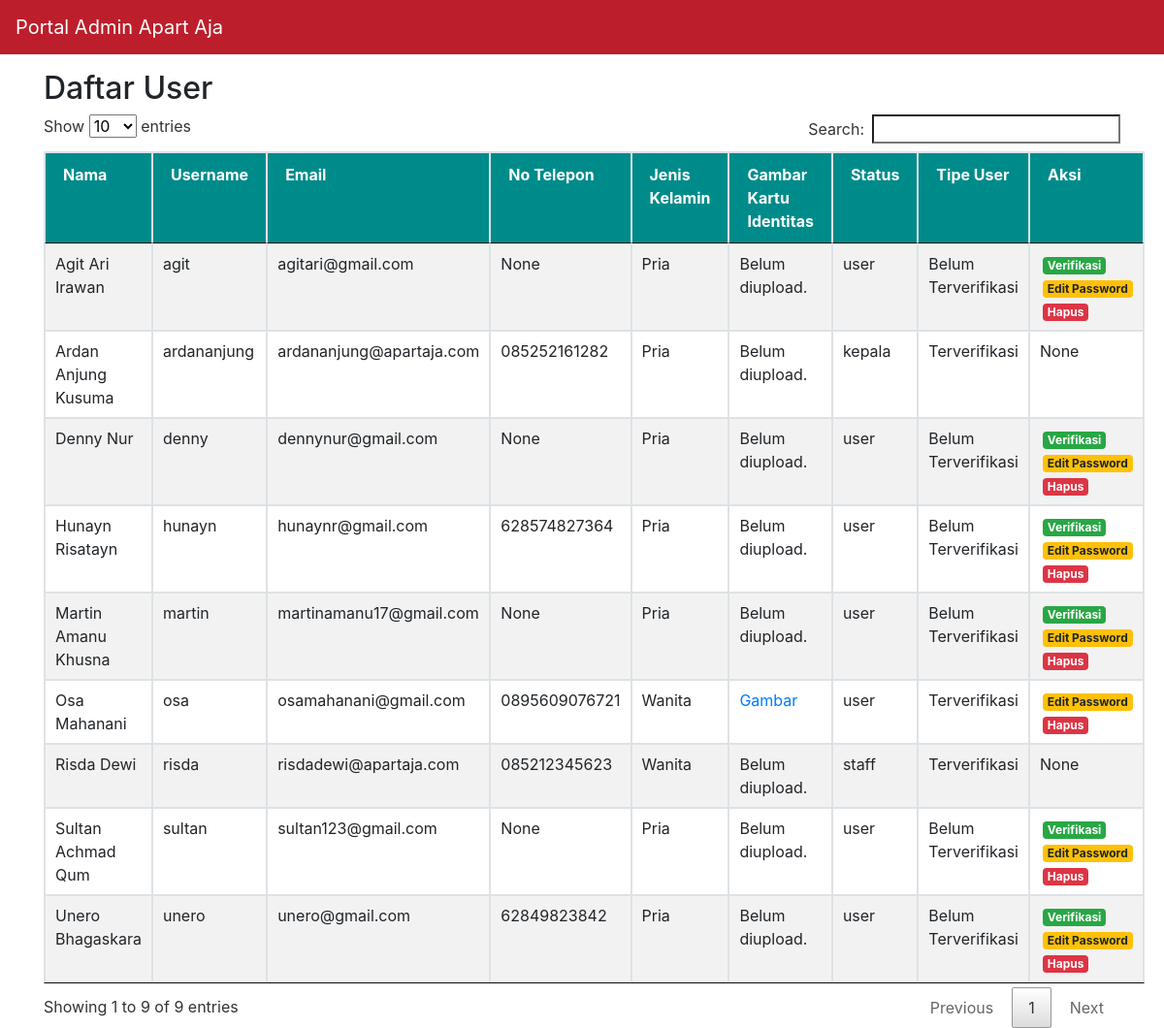
Page /index.php/admin on the earlier database version.
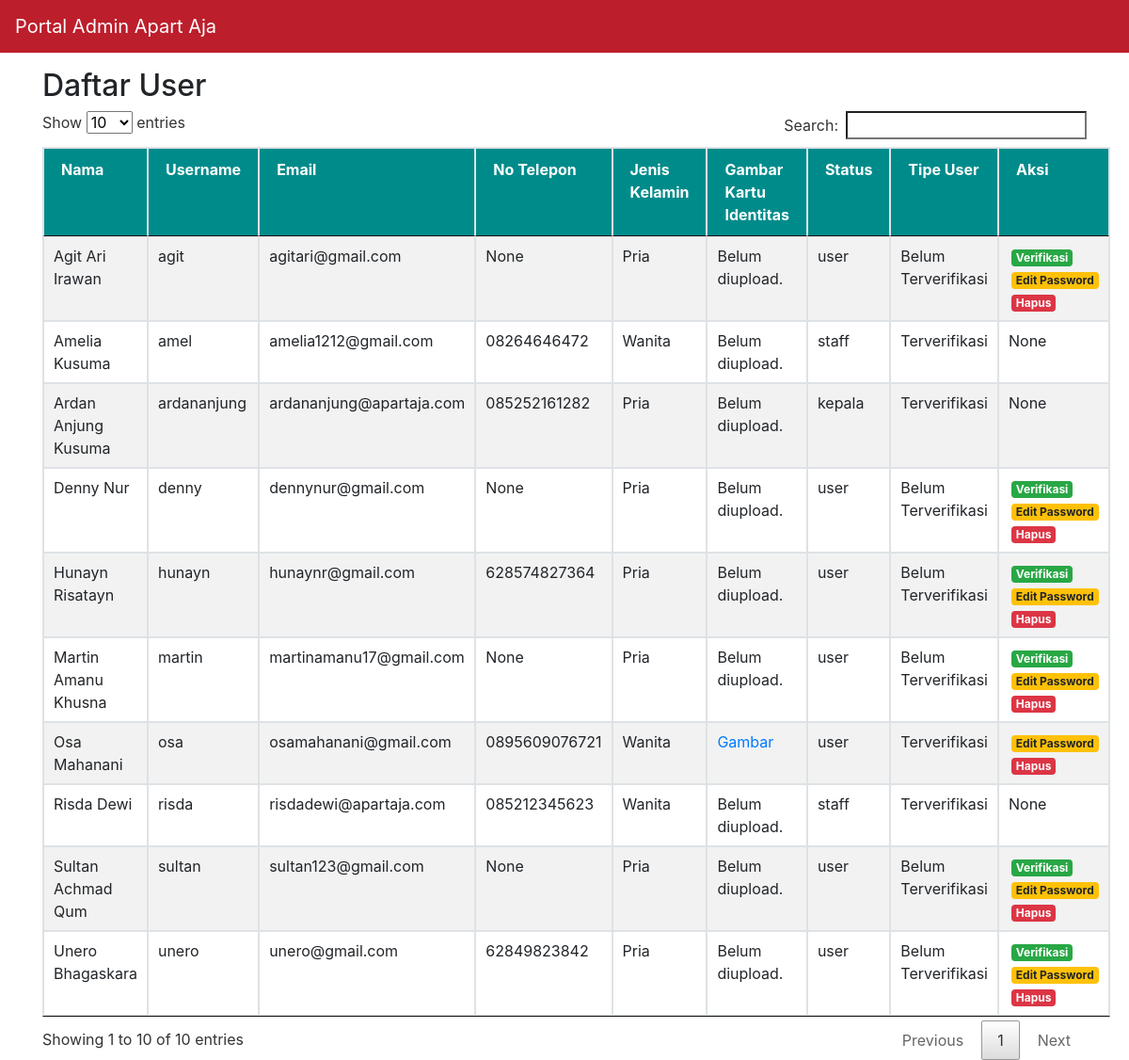
Same page on the later database version.
### tables this page shows
CREATE TABLE `user` (
  `id_user` int(11) NOT NULL,
  `nama` varchar(255) NOT NULL,
  `alamat` varchar(255) NOT NULL,
  `no_telpon` varchar(20) NOT NULL,
  `jenis_kelamin` varchar(50) NOT NULL,
  `email` varchar(255) NOT NULL,
  `username` varchar(100) NOT NULL,
  `password` varchar(100) NOT NULL,
  `gambar_kartu_identitas` text NOT NULL,
  `status_user` varchar(255) NOT NULL DEFAULT 'Belum Terverifikasi',
  `level` varchar(11) NOT NULL DEFAULT 'user'
);

### application/controllers/Admin.php (called while the page is built, shortened)
<?php
class Admin extends CI_Controller
{
    public function __construct()
    {
        $this->load->model('user_model');
        $this->load->model('pengelola_model');
        $this->load->model('admin_model');
    }
    public function index()
    {
        $data['user'] = $this->user_model->getAllUser();
        $this->load->view('templates/header-admin');
        $this->load->view('admin/data-user', $data);
        $this->load->view('templates/footer-admin');
    }
}

### index.php (called while the page is built, shortened)
<?php
require_once BASEPATH.'core/CodeIgniter.php';

### application/models/User_model.php (called while the page is built, shortened)
<?php
class user_model extends CI_Model
{
	public function getAllUser()
	{
		$query = $this->db->query("SELECT * FROM user");
		return $query->result_array();
	}
}

### application/views/admin/data-user.php (the view, shortened to what this page needs)
<div class="container">
    <div class="row mt-3">
        <div class="col-lg-12" style="margin: 0 auto;">
            <h2>Daftar User</h2>
            <table class="table table-striped table-bordered" id="listUser">
                <thead>
                    <tr style="background-color:darkcyan;color:white;font-weight:bold">
                        <td>Nama</td>
                        <td>Username</td>
                        <td>Email</td>
                        <td>No Telepon</td>
                        <td>Jenis Kelamin</td>
                        <td>Gambar Kartu Identitas</td>
                        <td>Status</td>
                        <td>Tipe User</td>
                        <td>Aksi</td>
                    </tr>
                </thead>
                <tbody>
                    <?php
                    foreach ($user as $usr) { ?>
                        <tr>
                            <td>
                                <?= $usr['nama'] ?>
                            </td>
                            <td>
                                <?= $usr['username'] ?>
                            </td>
                            <td>
                                <?= $usr['email'] ?>
                            </td>
                            <td>
                                <?= $usr['no_telpon'] ?>
                            </td>
                            <td>
                                <?= $usr['jenis_kelamin'] ?>
                            </td>
                            <td>
                                <?php
                                if ($usr['gambar_kartu_identitas'] == "None") {
                                    echo "Belum diupload.";
                                } else {
                                ?>
                                    <a href="<?= base_url() ?>assets/img/identitas/kartu_identitas/<?= $usr['gambar_kartu_identitas'] ?>" target="_blank">Gambar</a>
                                <?php
                                }
                                ?>
                            </td>
                            <td>
                                <?= $usr['level'] ?>
                            </td>
                            <td>
                                <?= $usr['status_user'] ?>
                            </td>
                            <td>
                                <?php
                                if ($usr['level'] == "user") {
                                    if ($usr['status_user'] == "Terverifikasi" or $usr['status_user'] == "Verifikasi Ditolak") {
                                    } else {
                                ?>
                                        <a class="badge badge-success" href="<?= base_url() ?>admin/verifikasiUser/<?= $usr['id_user'] ?>">Verifikasi</a>
                                    <?php
                                    }
                                    ?>
                                    <a class="badge badge-warning" href="<?= base_url() ?>admin//<?= $usr['id_user'] ?>">Edit Password</a>
                                    <a class="badge badge-danger" href="<?= base_url() ?>admin//<?= $usr['id_user'] ?>">Hapus</a>
                                <?php
                                } else {
                                    echo "None";
                                }
                                ?>
                            </td>
                        </tr>
                    <?php
                    }
                    ?>
                </tbody>
            </table>
        </div>
    </div>
</div>

Differences in the rows shown:
added user: nama "Amelia Kusuma", username "amel", email "amelia1212@gmail.com", no_telpon "08264646472", jenis_kelamin "Wanita", gambar_kartu_identitas "Belum diupload.", level "staff", status_user "Terverifikasi", shows "None"
Other differences:
text written by a page script: "Show entries Search: Showing 1 to 9 of 9 entries Previous 1 Next" → "Show entries Search: Showing 1 to 10 of 10 entries Previous 1 Next"
